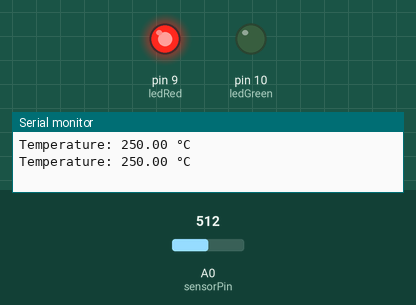
This sketch was run on a simulated Arduino Uno, built with avr-gcc and run on an emulated ATmega328P. On the bench: output pins drawn as LEDs (lit = HIGH), the last lines printed to the serial monitor. The inputs (shaded band) are chosen by the test bench; at power-on: A0 (sensorPin) = 512.

Above: at 1.8 s.
1.9 s: A0 (sensorPin) set to 66
3.4 s: A0 (sensorPin) set to 57
At 5.2 s:
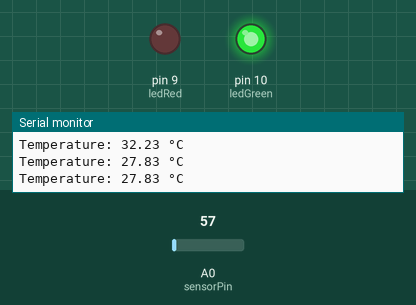
5.5 s: A0 (sensorPin) set to 122
At 7.0 s:
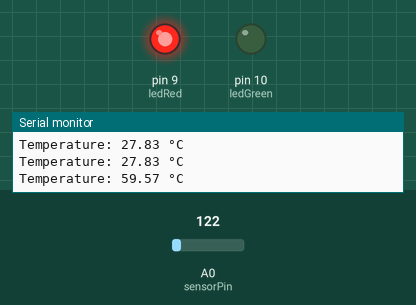
7.5 s: A0 (sensorPin) set to 20
At 8.5 s:
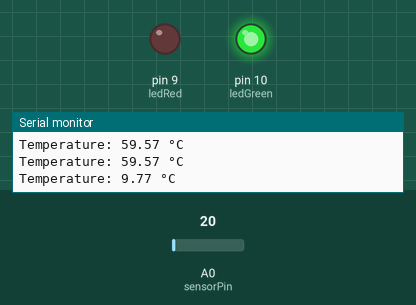
Timing chart, 0 to 10.5 s (numbered marks = the images above; inputs shaded):
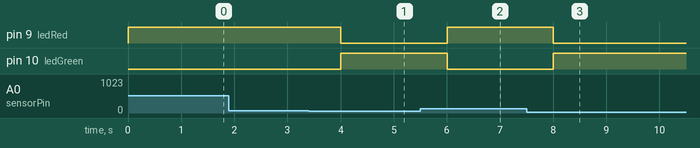

The sketch:

temp_with_led_alert.ino
```cpp
// Temperature Monitor with LED Alerts
const int sensorPin = A0;
const int ledRed = 9;
const int ledGreen = 10;
float temperature;

void setup() {
  Serial.begin(9600);
  pinMode(ledRed, OUTPUT);
  pinMode(ledGreen, OUTPUT);
}

void loop() {
  int reading = analogRead(sensorPin);
  temperature = (reading * 5.0 * 100.0) / 1024.0;

  Serial.print("Temperature: ");
  Serial.print(temperature);
  Serial.println(" °C");

  if (temperature > 30) {
    digitalWrite(ledRed, HIGH);
    digitalWrite(ledGreen, LOW);
  } else {
    digitalWrite(ledRed, LOW);
    digitalWrite(ledGreen, HIGH);
  }
  delay(1000);
}
```

Measured:
- the behaviour switches between 62 and 61 on A0 (sensorPin) (found by bisection; images 0 and 1)
- after the input at 3.4 s, pin 9 (ledRed): HIGH → LOW after 0.60 s; pin 10 (ledGreen): LOW → HIGH after 0.60 s
- after the input at 5.5 s, pin 9 (ledRed): LOW → HIGH after 0.51 s; pin 10 (ledGreen): HIGH → LOW after 0.51 s
- after the input at 7.5 s, pin 9 (ledRed): HIGH → LOW after 0.51 s; pin 10 (ledGreen): LOW → HIGH after 0.51 s
